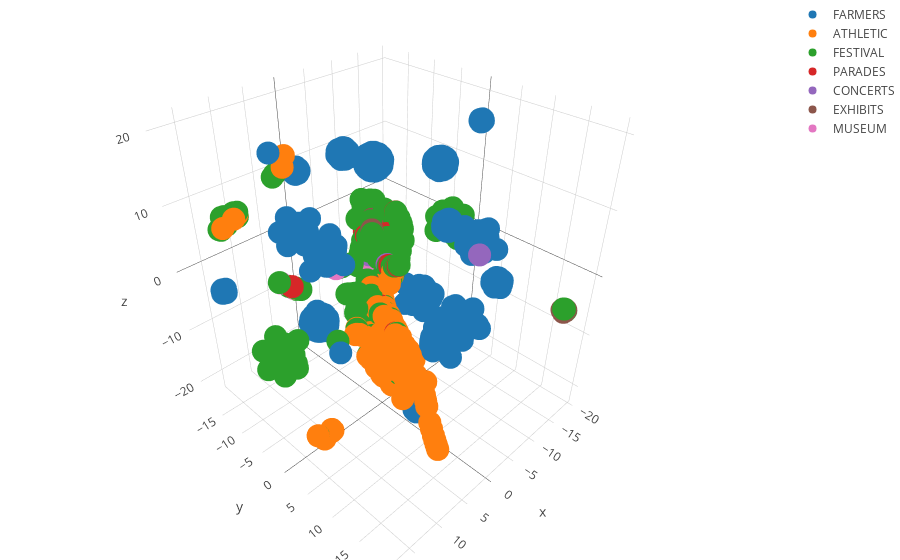

The cell this chart's notebook holds for it:
### Code cell
gen_3d_plotly(list(df.event_type.unique()), lda_embedded, df.event_type.values)
